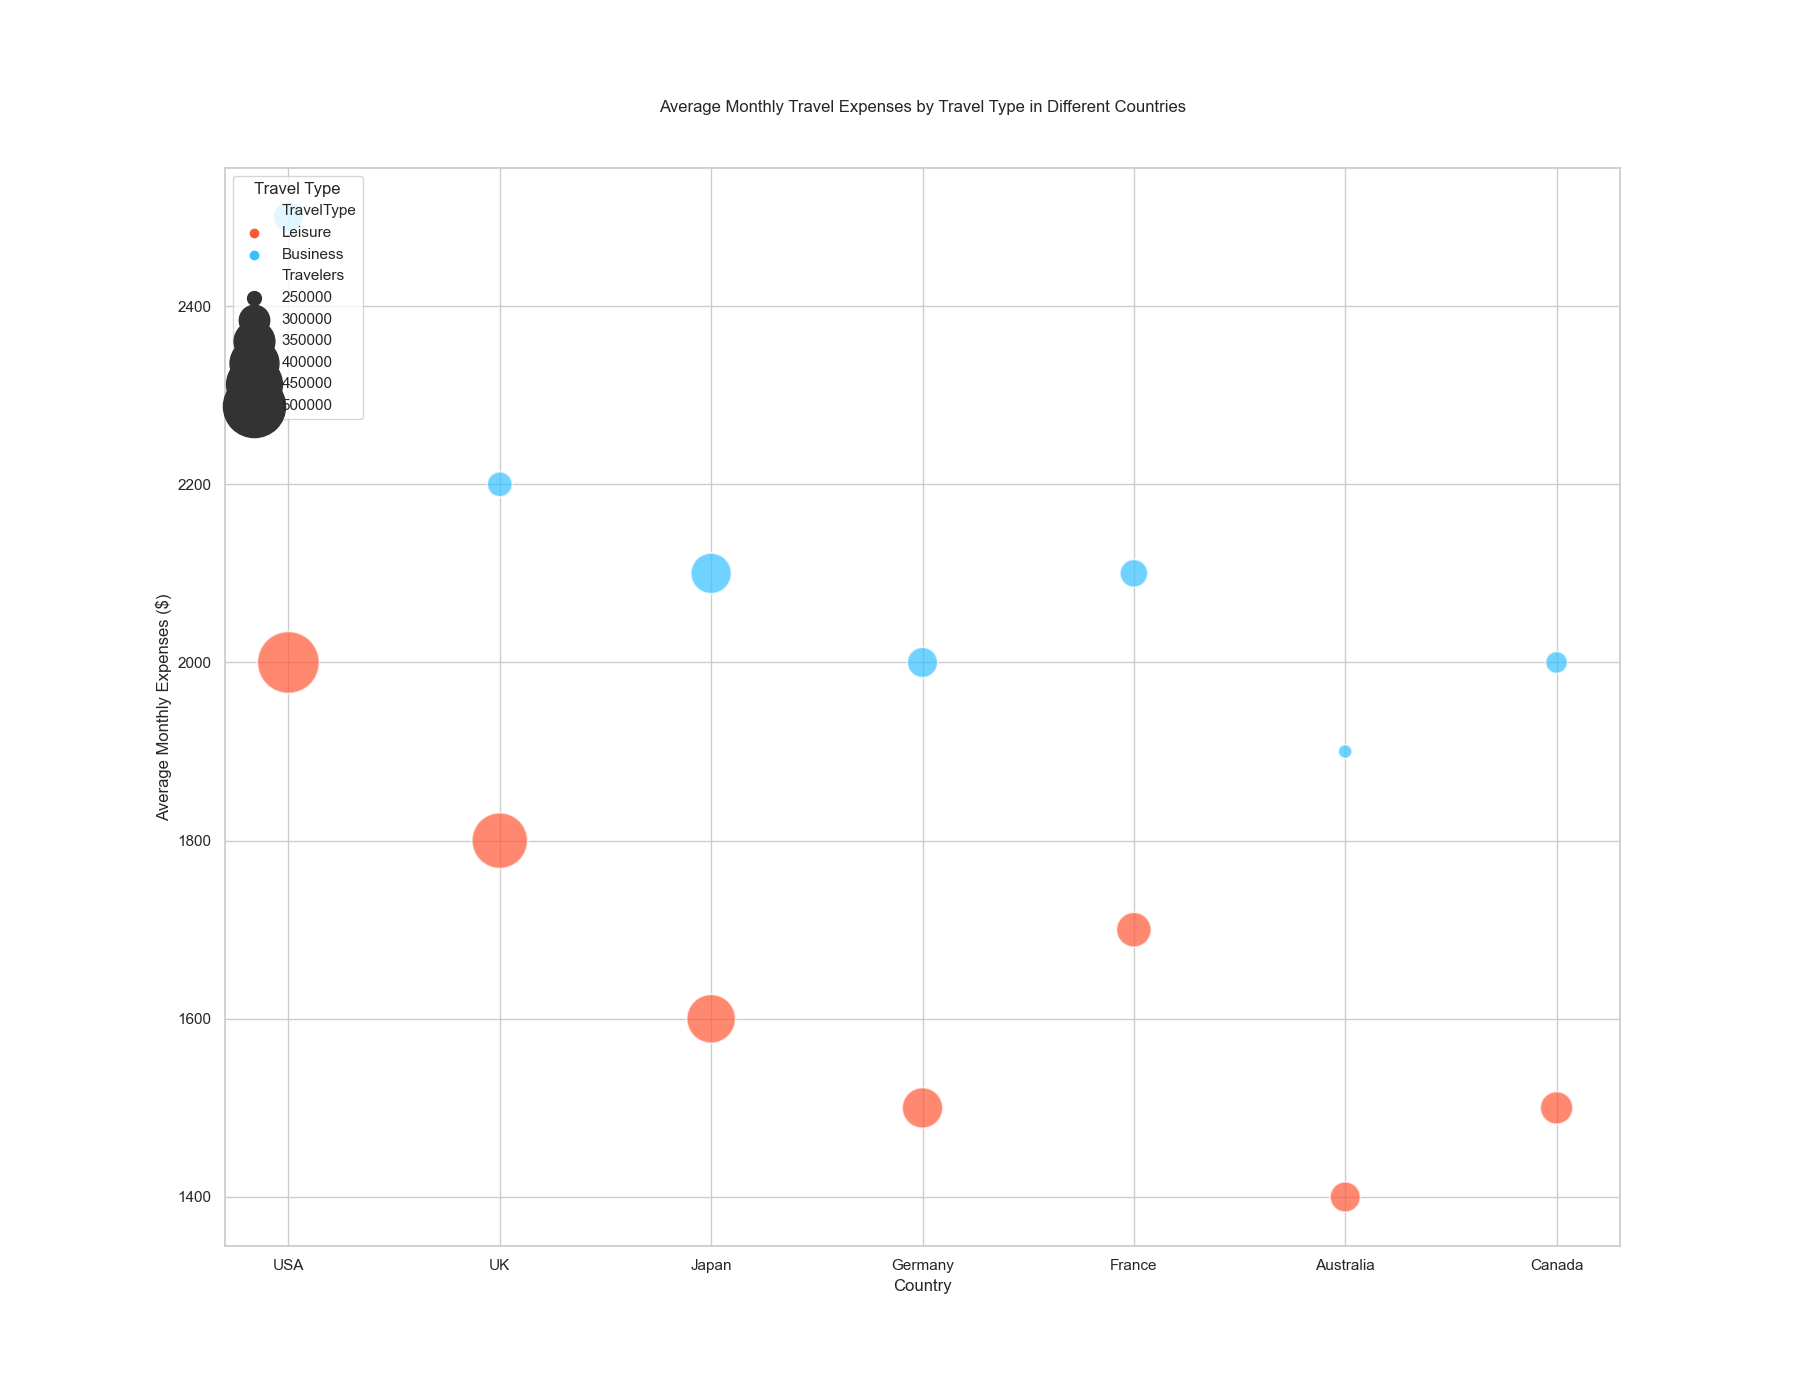

Reproduce this figure in Python.

import seaborn as sns
import pandas as pd
import matplotlib.pyplot as plt

# Define the data
data = {
    'Country': ['USA', 'USA', 'UK', 'UK', 'Japan', 'Japan', 'Germany', 'Germany', 'France', 'France', 'Australia', 'Australia', 'Canada', 'Canada'],
    'TravelType': ['Leisure', 'Business', 'Leisure', 'Business', 'Leisure', 'Business', 'Leisure', 'Business', 'Leisure', 'Business', 'Leisure', 'Business', 'Leisure', 'Business'],
    'Travelers': [500000, 300000, 450000, 280000, 400000, 350000, 350000, 300000, 320000, 290000, 300000, 250000, 310000, 270000],
    'AvgMonthlyExpenses': [2000, 2500, 1800, 2200, 1600, 2100, 1500, 2000, 1700, 2100, 1400, 1900, 1500, 2000]
}

# Create DataFrame
df = pd.DataFrame(data)

# Create the bubble chart
plt.figure(figsize=(18, 14))
bubble_plot = sns.scatterplot(data=df, x='Country', y='AvgMonthlyExpenses', size='Travelers', hue='TravelType',
                              sizes=(100, 2000), alpha=0.7, palette=["#FF5733", "#33C1FF"])

# Customize legend and axis labels
bubble_plot.legend(title='Travel Type', loc='upper left')
plt.xlabel('Country')
plt.ylabel('Average Monthly Expenses ($)')
plt.title('Average Monthly Travel Expenses by Travel Type in Different Countries', pad=40)

# Show the plot
plt.show()
